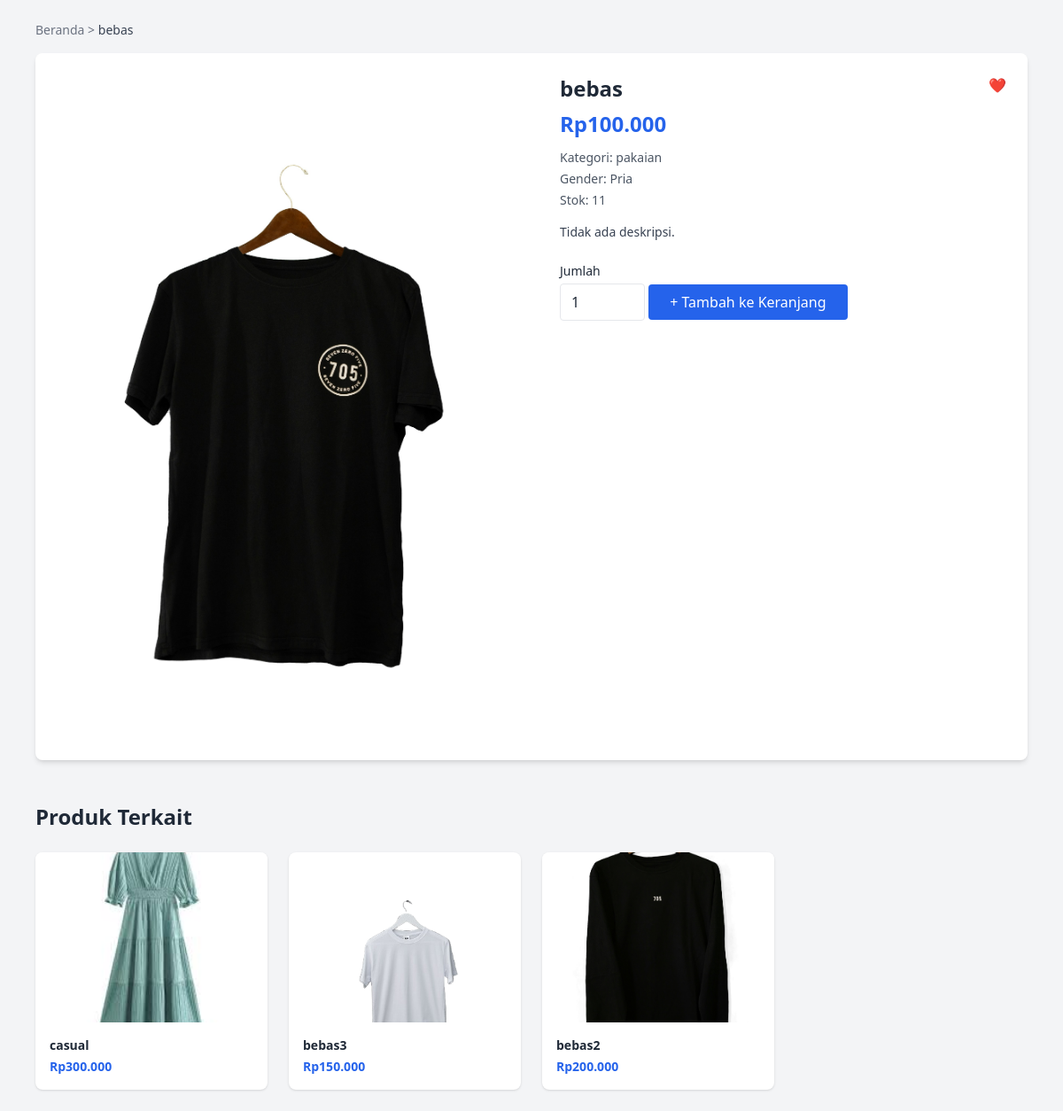
Screenshot of /UMKM/detail_produk.php?id=1 with the database file from the repository.
### tables this page shows
CREATE TABLE `produk` (
  `id` int(11) NOT NULL,
  `nama` varchar(100) DEFAULT NULL,
  `deskripsi` text DEFAULT NULL,
  `harga` int(11) DEFAULT NULL,
  `gender` enum('pria','wanita') DEFAULT NULL,
  `gambar` varchar(255) DEFAULT NULL,
  `stok` int(11) DEFAULT 0,
  `quantity` int(11) DEFAULT NULL,
  `kategori` enum('aksesoris','pakaian','lainlain') DEFAULT NULL
);

### UMKM/detail_produk.php (the view, shortened to what this page needs)
  <?php
  require 'db.php';
  $productId = $_GET['id'];
  $stmt = $conn->prepare("SELECT * FROM produk WHERE id = ?");
  $stmt->bind_param("i", $productId);
  $stmt->execute();
  $result = $stmt->get_result();
  $product = $result->fetch_assoc();
  ?>
  <!DOCTYPE html>
  <html lang="id">
  <head>
    <script src="https://cdn.tailwindcss.com"></script>
  </head>
  <body class="bg-gray-100 text-gray-800">
    <div class="max-w-6xl mx-auto px-4 py-6">
      <nav class="text-sm text-gray-500 mb-4">
        <a href="index.php" class="hover:underline">Beranda</a> &gt;
        <span class="text-gray-700"><?= htmlspecialchars($product['nama']) ?></span>
      </nav>
      <div class="bg-white rounded-lg shadow-md overflow-hidden p-6 flex flex-col md:flex-row">
        <div class="md:w-1/2 mb-4 md:mb-0">
          <div class="relative group">
            <img src="assets/images/<?= htmlspecialchars($product['gambar']) ?>" alt="<?= htmlspecialchars($product['nama']) ?>" class="w-full h-auto rounded-lg transition-transform duration-300 group-hover:scale-105">
          </div>
        </div>
        <div class="md:w-1/2 md:pl-8">
          <div class="flex justify-between items-start">
            <h1 class="text-2xl font-bold mb-2"><?= htmlspecialchars($product['nama']) ?></h1>
            <button class="text-gray-400 hover:text-red-500 transition" title="Tambah ke Favorit">❤️</button>
          </div>
          <div class="text-blue-600 text-2xl font-semibold mb-3">
            Rp<?= number_format($product['harga'], 0, ',', '.') ?>
          </div>
          <div class="text-sm text-gray-600 mb-1">Kategori: <?= htmlspecialchars($product['kategori'] ?? 'Tidak ada') ?></div>
          <div class="text-sm text-gray-600 mb-1">Gender: <?= ucfirst($product['gender']) ?></div>
          <div class="text-sm text-gray-600 mb-4">Stok: <?= $product['stok'] ?></div>
          <div class="text-sm text-gray-700 mb-6">
            <?= nl2br(htmlspecialchars($product['deskripsi'] ?? 'Tidak ada deskripsi.')) ?>
          </div>
          <?php if ($product['stok'] > 0): ?>
            <form method="post" action="shoppingcart.php">
              <label class="block text-sm mb-1">Jumlah</label>
              <input type="number" name="quantity" value="1" min="1" max="<?= $product['stok'] ?>" class="w-24 px-3 py-2 border rounded mb-4" required>
              <button type="submit" class="bg-blue-600 hover:bg-blue-700 text-white px-6 py-2 rounded transition w-full md:w-auto">+ Tambah ke Keranjang</button>
            </form>
          <?php else: ?>
            <div class="bg-red-100 text-red-700 p-3 rounded mb-4">Stok produk ini sedang habis.</div>
            <button disabled class="bg-gray-400 text-white px-6 py-2 rounded cursor-not-allowed w-full md:w-auto">Stok Habis</button>
          <?php endif; ?>
        </div>
      </div>
      <?php
$kategori = $product['kategori'] ?? '';
$stmtRelated = $conn->prepare("SELECT * FROM produk WHERE kategori = ? AND id != ? ORDER BY RAND() LIMIT 4");
$stmtRelated->bind_param("si", $kategori, $productId);
$stmtRelated->execute();
$resultRelated = $stmtRelated->get_result();
?>
<div class="mt-12">
  <h2 class="text-2xl font-bold mb-6 text-gray-800">Produk Terkait</h2>
  <div class="grid grid-cols-2 sm:grid-cols-3 md:grid-cols-4 gap-6">
    <?php if ($resultRelated->num_rows > 0): ?>
      <?php while ($related = $resultRelated->fetch_assoc()): ?>
        <a href="detail_produk.php?id=<?= $related['id'] ?>" class="group bg-white rounded-lg shadow hover:shadow-lg transition overflow-hidden">
          <div class="relative">
            <img src="assets/images/<?= htmlspecialchars($related['gambar']) ?>" alt="<?= htmlspecialchars($related['nama']) ?>" class="w-full h-48 object-cover transition-transform duration-300 group-hover:scale-105">
          </div>
          <div class="p-4">
            <h3 class="text-sm font-semibold text-gray-800 mb-1 group-hover:text-blue-600 transition"><?= htmlspecialchars($related['nama']) ?></h3>
            <p class="text-blue-600 font-bold text-sm">Rp<?= number_format($related['harga'], 0, ',', '.') ?></p>
          </div>
        </a>
      <?php endwhile; ?>
    <?php else: ?>
      <p class="text-gray-500 col-span-full">Tidak ada produk terkait.</p>
    <?php endif; ?>
  </div>
</div>
    </div>
  </body>
  </html>

### rows the page displays
produk: nama "bebas", gambar (picture), harga "100.000", kategori "pakaian", gender "Pria", stok "11", deskripsi "Tidak ada deskripsi."
produk: gambar (picture), nama "casual", harga "300.000"
produk: gambar (picture), nama "bebas3", harga "150.000"
produk: gambar (picture), nama "bebas2", harga "200.000"
